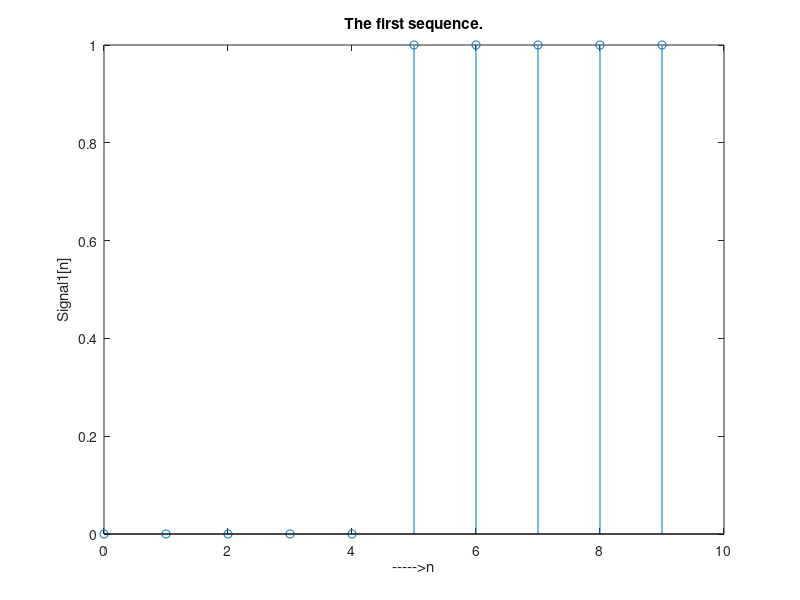
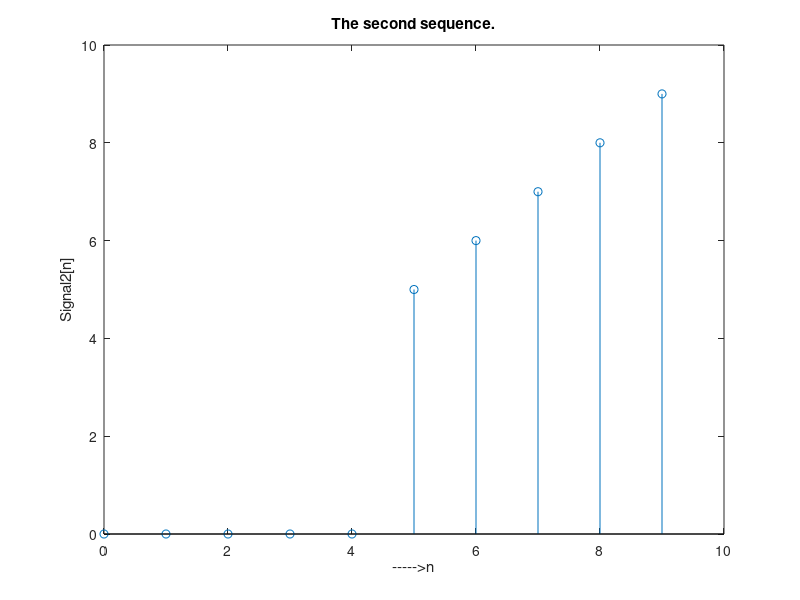
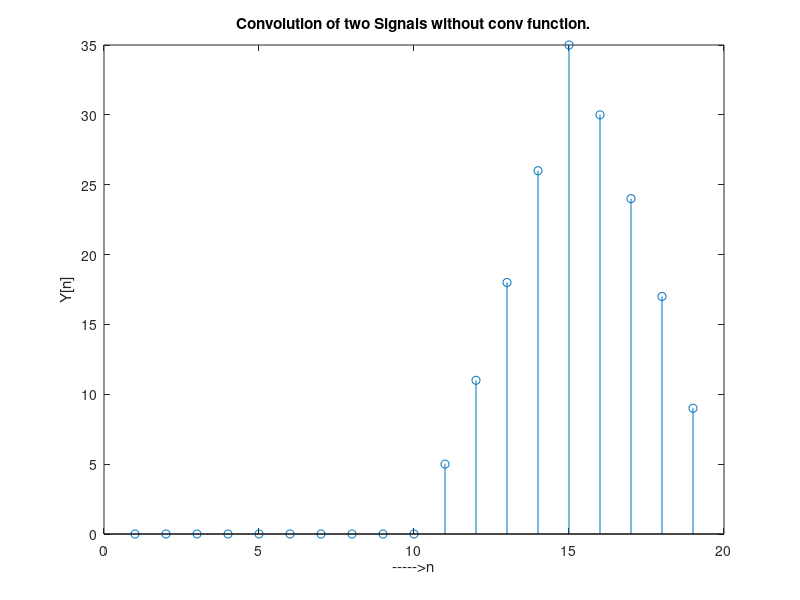
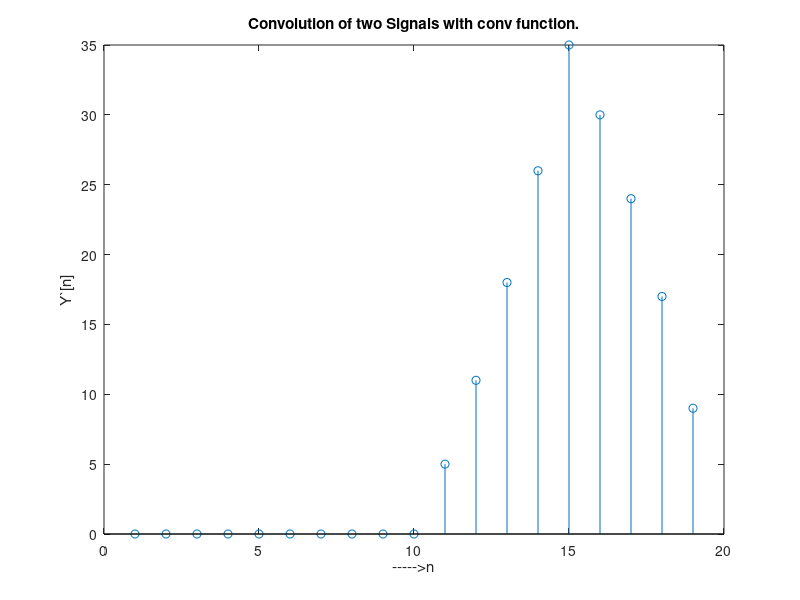

Here is the MATLAB script that generated these plots, in order:
close all
clear all

%1A starts

n = 0:9;       %the time space

signal1 =  zeros(size(n));
signal1(n>4) = 1;              %making the first sequence

figure
stem(n, signal1);               %drawing the first sequence
ylabel('Signal1[n]');                         
xlabel('----->n');
title('The first sequence.');

signal2 = 0;

for k = 1:length(n)
if n(k)<5
signal2(k) = 0;                     %making the second sequence
else
signal2(k) = n(k);
end
end

figure
stem(n, signal2);               %drawing the second sequence
ylabel('Signal2[n]');                         
xlabel('----->n');
title('The second sequence.');

m=length(signal1);                            %saving the length of each sequence
n=length(signal2);

X=[signal1,zeros(1,n)];                     % filling with zeros based on the other sequence's length
H=[signal2,zeros(1,m)];                    

for i=1:n+m-1                           %starts the convolution iteration
    Y(i)=0;
    for t=1:i
        Y(i)=Y(i)+X(t)*H(i-t+1);        %calculates the convolution at the i index for all the different t values
    end
end

figure
stem(Y);                                    %draws the manually made convolution
ylabel('Y[n]');                         
xlabel('----->n');
title('Convolution of two Signals without conv function.');
  
figure
tmp = conv(signal1, signal2);
stem(tmp);                                      %draws the automated convolution
ylabel('Y`[n]');
xlabel('----->n');
title('Convolution of two Signals with conv function.');

%1A ends
%1B starts

signalfur1 = fft(signal1, n+m-1);              %makes the Furrier transform of the 2 sequences
signalfur2 = fft(signal2, n+m-1); 

temp = signalfur1.*signalfur2;          %calculates the product of their Furrier transforms
result = ifft(temp);                    %makes the inverse Furrier of the product

figure
stem(result);                           %draws the results
ylabel('Result[n]');
xlabel('----->n');
title('Convolution result with the use of Fourier Transform.');    
    
    
    
    
    
    
    
    
    
    
    